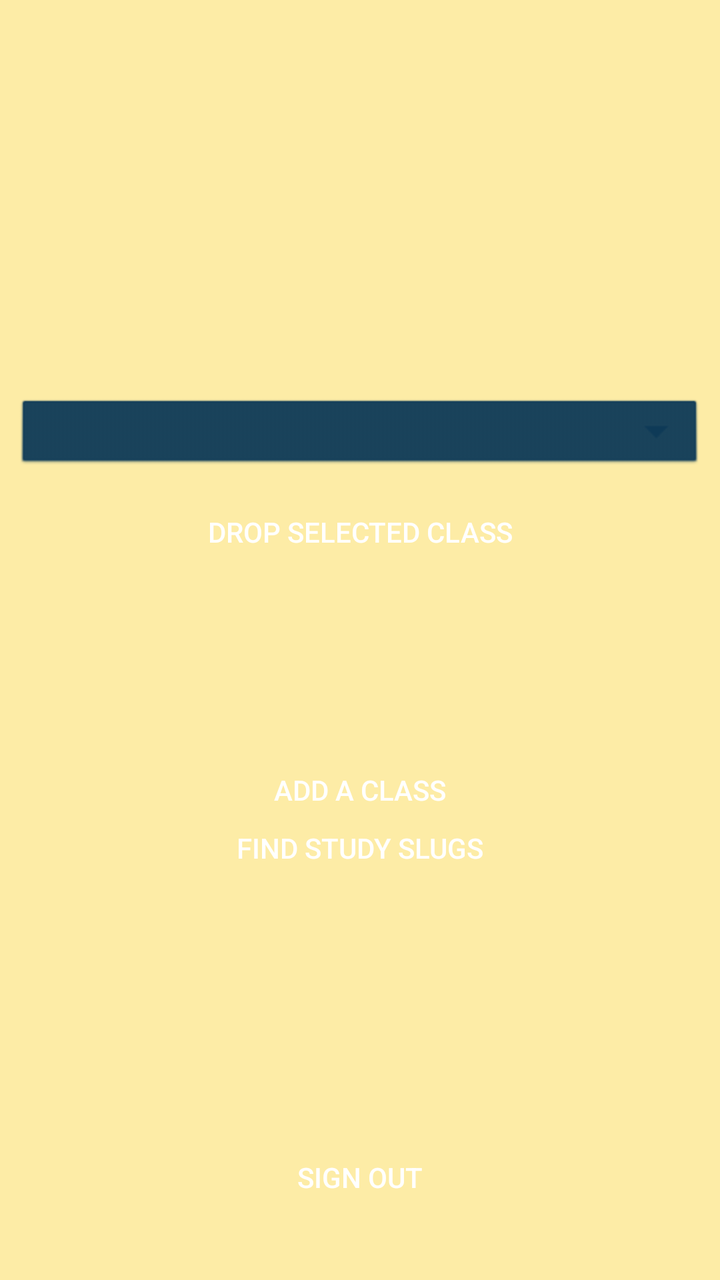
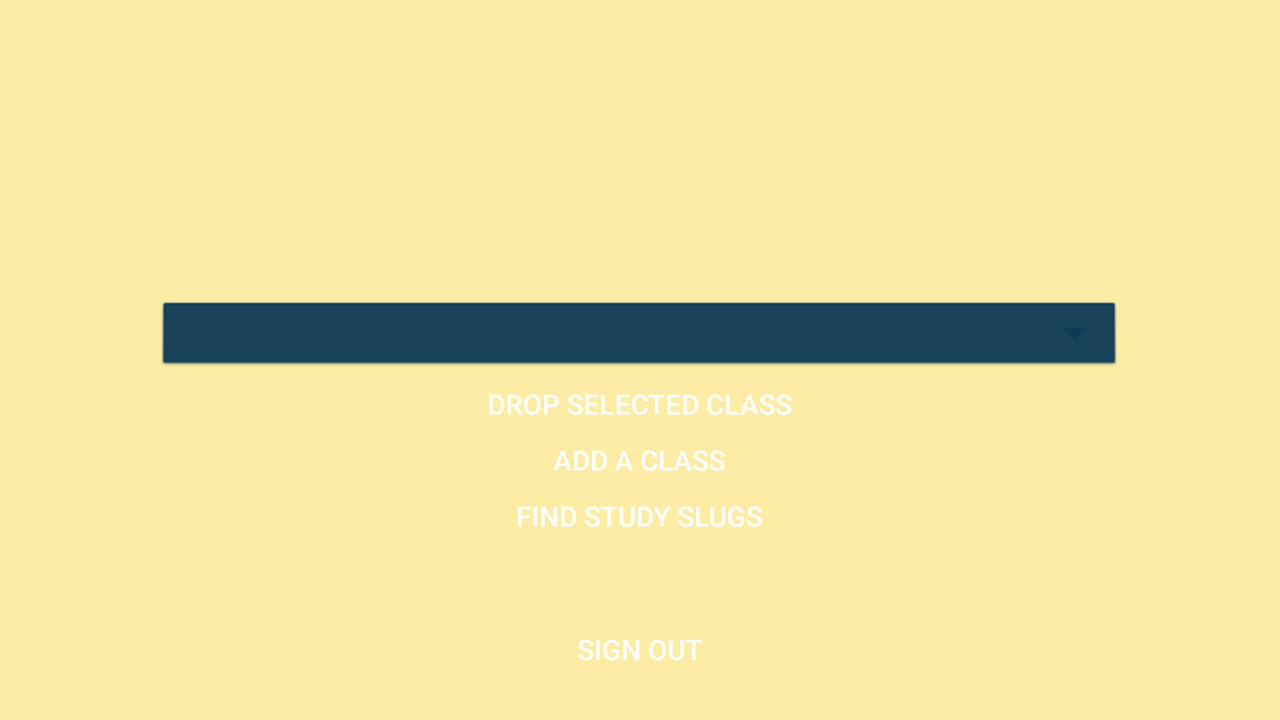

First picture: res/layout/ on a phone held upright. Second picture: the repository's own variant of that layout, on a device whose configuration matches the variant's folder. Source for both follows.
<!-- AndroidManifest.xml: application theme Theme.AppCompat.NoActionBar -->
<!-- res/layout/activity_profile.xml -->
<?xml version="1.0" encoding="utf-8"?>
<RelativeLayout xmlns:android="http://schemas.android.com/apk/res/android"
    android:layout_width="match_parent"
    android:layout_height="match_parent"
    android:layout_gravity="center"
    android:background="@color/colorBackground"
    android:padding="8dp">


    <ImageView
        android:id="@+id/user_picture"
        android:layout_width="98dp"
        android:layout_height="81dp"
        android:layout_centerHorizontal="true"
        android:layout_marginBottom="-48dp"
        android:adjustViewBounds="false"
        android:scaleType="fitCenter" />

    <LinearLayout
        android:layout_width="match_parent"
        android:layout_height="64dp"

        android:layout_alignParentStart="true"
        android:layout_alignParentTop="true"
        android:layout_marginTop="108dp"
        android:orientation="horizontal"
        android:padding="8dp">

        <LinearLayout
            android:layout_width="match_parent"
            android:layout_height="match_parent"
            android:layout_marginLeft="20dp"
            android:orientation="vertical">

            <TextView
                android:id="@+id/user_name"
                android:layout_width="wrap_content"
                android:layout_height="wrap_content"
                android:textColor="@android:color/primary_text_light"
                android:textStyle="bold" />

            <TextView
                android:id="@+id/user_email"
                android:layout_width="wrap_content"
                android:layout_height="wrap_content"
                android:textColor="@android:color/secondary_text_light" />
        </LinearLayout>
    </LinearLayout>

    <Spinner
        android:id="@+id/user_classes_spinner"
        android:layout_width="match_parent"
        android:layout_height="39dp"
        android:layout_alignParentStart="true"
        android:layout_alignParentTop="true"
        android:layout_marginTop="190dp"
        android:background="@android:drawable/btn_dropdown"
        android:backgroundTint="@color/colorSecondary" />

    <Button
        android:id="@+id/drop_button"
        android:layout_width="match_parent"
        android:layout_height="28dp"
        android:layout_alignParentStart="true"
        android:layout_alignParentTop="true"
        android:layout_marginTop="244dp"
        android:background="@drawable/layout_bg"
        android:backgroundTint="#9c4e4e"
        android:onClick="onClickRemove"
        android:text="@string/profile_drop_selected_class" />

    <Button
        android:id="@+id/add_courses_button"
        android:layout_width="match_parent"
        android:layout_height="28dp"
        android:layout_alignParentBottom="true"
        android:layout_alignParentEnd="true"
        android:layout_marginBottom="223dp"
        android:background="@drawable/layout_bg"
        android:backgroundTint="@android:color/holo_green_dark"
        android:onClick="onClickAddCourse"
        android:text="@string/profile_add_class" />

    <Button
        android:id="@+id/find_people_button"
        android:layout_width="match_parent"
        android:layout_height="28dp"
        android:layout_alignParentBottom="true"
        android:layout_alignParentEnd="true"
        android:layout_marginBottom="194dp"
        android:background="@drawable/layout_bg"
        android:backgroundTint="@color/colorAccent"
        android:onClick="onClickFindPeople"
        android:text="@string/profile_find_study_slugs" />

    <Button
        android:id="@+id/sign_out_button"
        android:layout_width="match_parent"
        android:layout_height="55dp"
        android:layout_alignParentBottom="true"
        android:layout_alignParentStart="true"
        android:layout_marginBottom="16dp"
        android:background="@drawable/layout_bg"
        android:backgroundTint="#9c4e4e"
        android:onClick="onClickSignOut"
        android:text="@string/profile_sign_out" />


</RelativeLayout>
<!-- resources referenced by this layout -->
<resources>
  <color name="colorAccent">#9fa8da</color>
  <color name="colorBackground">#FDECA6</color>
  <color name="colorSecondary">#0E3A57</color>
  <string name="profile_add_class">ADD A CLASS</string>
  <string name="profile_drop_selected_class">DROP SELECTED CLASS</string>
  <string name="profile_find_study_slugs">FIND STUDY SLUGS</string>
  <string name="profile_sign_out">SIGN OUT</string>
</resources>
<!-- res/layout-land/activity_profile.xml (the author's variant of the layout above) -->
<!-- drawn on the phone turned sideways -->
<?xml version="1.0" encoding="utf-8"?>
<RelativeLayout xmlns:android="http://schemas.android.com/apk/res/android"
    android:layout_width="match_parent"
    android:layout_height="match_parent"
    android:layout_gravity="center"
    android:background="@color/colorBackground"
    android:padding="8dp">


    <ImageView
        android:id="@+id/user_picture"
        android:layout_width="98dp"
        android:layout_height="81dp"
        android:layout_alignParentTop="true"
        android:layout_centerHorizontal="true"
        android:layout_marginTop="21dp"
        android:adjustViewBounds="false"
        android:scaleType="fitCenter" />

    <LinearLayout
        android:layout_width="215dp"
        android:layout_height="64dp"

        android:layout_above="@+id/user_classes_spinner"
        android:layout_centerHorizontal="true"
        android:orientation="horizontal"
        android:padding="8dp">

        <LinearLayout
            android:layout_width="165dp"
            android:layout_height="match_parent"
            android:layout_marginLeft="20dp"
            android:orientation="vertical">

            <TextView
                android:id="@+id/user_name"
                android:layout_width="wrap_content"
                android:layout_height="wrap_content"
                android:textColor="@android:color/primary_text_light"
                android:textStyle="bold" />

            <TextView
                android:id="@+id/user_email"
                android:layout_width="wrap_content"
                android:layout_height="wrap_content"
                android:textColor="@android:color/secondary_text_light" />
        </LinearLayout>
    </LinearLayout>

    <Spinner
        android:id="@+id/user_classes_spinner"
        android:layout_width="483dp"
        android:layout_height="39dp"
        android:layout_above="@+id/drop_button"
        android:layout_centerHorizontal="true"
        android:background="@android:drawable/btn_dropdown"
        android:backgroundTint="@color/colorSecondary" />

    <Button
        android:id="@+id/drop_button"
        android:layout_width="303dp"
        android:layout_height="28dp"
        android:layout_above="@+id/add_courses_button"
        android:layout_centerHorizontal="true"
        android:background="@drawable/layout_bg"
        android:backgroundTint="#9c4e4e"
        android:onClick="onClickRemove"
        android:text="@string/profile_drop_selected_class" />

    <Button
        android:id="@+id/add_courses_button"
        android:layout_width="299dp"
        android:layout_height="28dp"
        android:layout_above="@+id/find_people_button"
        android:layout_centerHorizontal="true"
        android:background="@drawable/layout_bg"
        android:backgroundTint="@android:color/holo_green_dark"
        android:onClick="onClickAddCourse"
        android:text="@string/profile_add_class" />

    <Button
        android:id="@+id/find_people_button"
        android:layout_width="303dp"
        android:layout_height="28dp"
        android:layout_alignParentBottom="true"
        android:layout_centerHorizontal="true"
        android:layout_marginBottom="80dp"
        android:background="@drawable/layout_bg"
        android:backgroundTint="@color/colorAccent"
        android:onClick="onClickFindPeople"
        android:text="@string/profile_find_study_slugs" />

    <Button
        android:id="@+id/sign_out_button"
        android:layout_width="match_parent"
        android:layout_height="55dp"
        android:layout_alignParentBottom="true"
        android:layout_alignParentStart="true"
        android:background="@drawable/layout_bg"
        android:backgroundTint="#9c4e4e"
        android:onClick="onClickSignOut"
        android:text="@string/profile_sign_out" />


</RelativeLayout>
